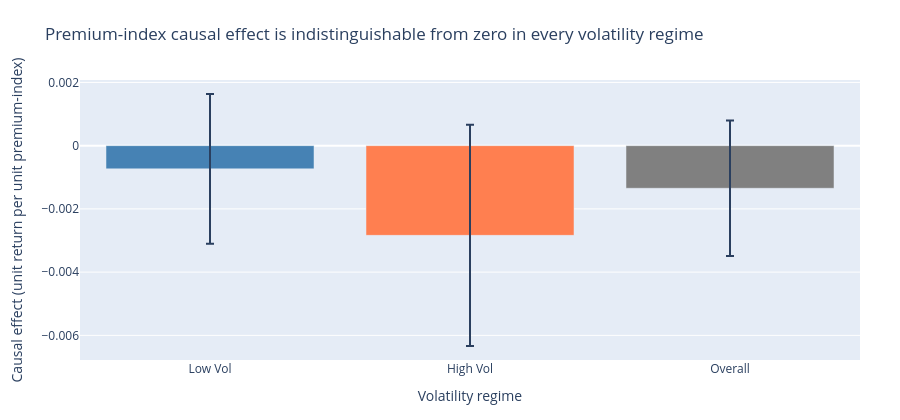

Notebook source saved alongside this figure:
### Code cell
# Regime comparison
fig2 = go.Figure()
fig2.add_trace(
    go.Bar(
        x=["Low Vol", "High Vol", "Overall"],
        y=[effect_low, effect_high, dml_effect],
        error_y=dict(type="data", array=[1.96 * se_low_hac, 1.96 * se_high_hac, 1.96 * dml_se_hac]),
        marker_color=["steelblue", "coral", "gray"],
    )
)
fig2.update_layout(
    title="Premium-index causal effect is indistinguishable from zero in every volatility regime",
    xaxis_title="Volatility regime",
    yaxis_title="Causal effect (unit return per unit premium-index)",
    height=420,
    margin=dict(t=80, b=60, l=80, r=40),
)
fig2.show()

### Figure 1 — Plotly figure (JSON) as saved in the notebook; plotly's stock layout.template omitted (floating-point values rounded to 4 significant figures)
{"data": [{"error_y": {"array": [0.002367, 0.003499, 0.002143], "type": "data"}, "marker": {"color": ["steelblue", "coral", "gray"]}, "type": "bar", "x": ["Low Vol", "High Vol", "Overall"], "y": [-0.0007337, -0.002837, -0.001349]}], "layout": {"height": 420, "margin": {"b": 60, "l": 80, "r": 40, "t": 80}, "title": {"text": "Premium-index causal effect is indistinguishable from zero in every volatility regime"}, "xaxis": {"title": {"text": "Volatility regime"}}, "yaxis": {"title": {"text": "Causal effect (unit return per unit premium-index)"}}}}
